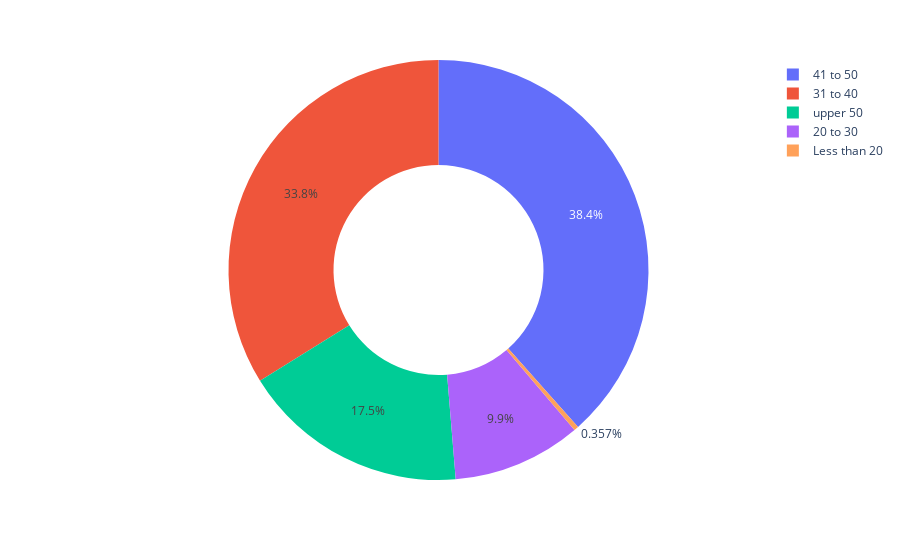

Notebook cell for this chart:
### Markdown cell above
We can see that in 2022 the most frequent runners were athletes in the age group from 41 to 50 years, followed by the 31 to 40 age group. There were not even 1% of athletes under 20 years of age.

### Code cell
px.pie(names=ag.index,values=ag.values,hole=.5)

### Figure 1 — Plotly figure (JSON) as saved in the notebook; plotly's stock layout.template omitted (floating-point values rounded to 4 significant figures)
{"data": [{"domain": {"x": [0, 1], "y": [0, 1]}, "hole": 0.5, "hovertemplate": "label=%{label}<br>value=%{value}<extra></extra>", "labels": ["41 to 50", "31 to 40", "upper 50", "20 to 30", "Less than 20"], "legendgroup": "", "name": "", "showlegend": true, "type": "pie", "values": [970, 854, 441, 250, 9]}], "layout": {"legend": {"tracegroupgap": 0}, "margin": {"t": 60}}}
